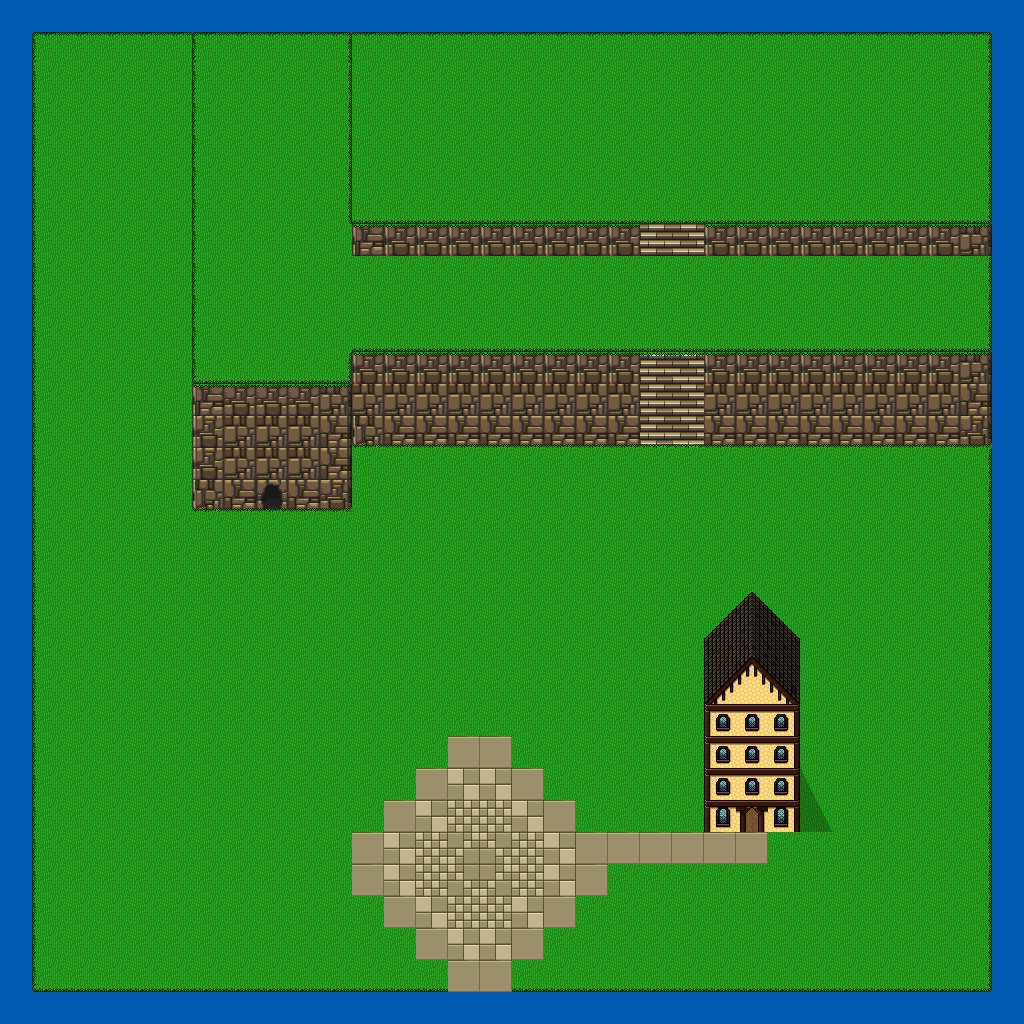

Rendered tile map (Tiled .tmx) drawn with the repository's tilesets; below, a short description and the map source with its tile grids summarised:
An orthogonal 32x32 tile map with 32x32 px tiles, 4 tile layers (Tile Layer 1, Tile Layer 2, Tile Layer 3, Tile Layer 4) and 17 objects (9x stone, 4x water, 4x house).

<map version="1.2" tiledversion="1.3.2" orientation="orthogonal" renderorder="right-down" compressionlevel="-1" width="32" height="32" tilewidth="32" tileheight="32" infinite="0" nextlayerid="7" nextobjectid="20">
 <tileset firstgid="1" name="Slates v.2 [32x32px orthogonal tileset by Ivan Voirol]" tilewidth="32" tileheight="32" tilecount="1288" columns="56">
  <image source="../imgs/Slates v.2 [32x32px orthogonal tileset by Ivan Voirol].png" width="1792" height="736" />
 </tileset>
 <layer id="1" name="Tile Layer 1" width="32" height="32">
  <data>[1024 cells, 1024 non-empty, 10 distinct tile ids]</data>
 </layer>
 <layer id="2" name="Tile Layer 2" width="32" height="32">
  <data>[1024 cells, 162 non-empty, 26 distinct tile ids]</data>
 </layer>
 <layer id="3" name="Tile Layer 3" width="32" height="32">
  <data>[1024 cells, 69 non-empty, 25 distinct tile ids]</data>
 </layer>
 <layer id="6" name="Tile Layer 4" width="32" height="32">
  <data>[1024 cells, 0 non-empty, 0 distinct tile ids]</data>
 </layer>
 <objectgroup id="5" name="Object Layer 1">
  <object id="3" name="water" x="1.17932" y="0" width="1021.29" height="31.8415" />
  <object id="4" name="water" x="992.984" y="2.35863" width="30.6622" height="1021.29" />
  <object id="5" name="water" x="0" y="992.984" width="1024.83" height="30.6622" />
  <object id="6" name="water" x="0" y="3.19744e-14" width="30.6622" height="1026" />
  <object id="7" name="stone" x="351.436" y="222.891" width="286.574" height="33.0208" />
  <object id="8" name="stone" x="707.59" y="222.891" width="284.215" height="33.0208" />
  <object id="9" name="stone" x="705.231" y="351.436" width="284.215" height="91.9866" />
  <object id="10" name="stone" x="353.795" y="344.36" width="284.215" height="99.0625" />
  <object id="11" name="stone" x="288.932" y="384.457" width="62.5037" height="122.649" />
  <object id="12" name="stone" x="193.408" y="383.278" width="60.1451" height="126.187" />
  <object id="13" name="stone" x="194.587" y="384.457" width="155.67" height="91.9866" />
  <object id="14" name="stone" x="188.691" y="30.6622" width="8.25521" height="347.898" />
  <object id="15" name="stone" x="347.898" y="30.6622" width="4.71726" height="189.87" />
  <object id="16" name="house" x="705.231" y="706.41" width="28.3036" height="123.828" />
  <object id="17" name="house" x="766.555" y="708.769" width="30.6622" height="121.47" />
  <object id="18" name="house" x="702.872" y="638.01" width="96.7039" height="160.387" />
  <object id="19" name="house" x="706.41" y="639.189">
   <polygon points="0,0 44.814,-44.814 93.166,-1.17932" />
  </object>
 </objectgroup>
</map>
